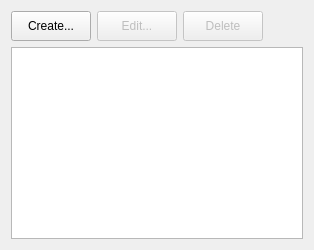
      <widget class="QWidget" name="libraryTab">
       <attribute name="title">
        <string>Profiles</string>
       </attribute>
       <layout class="QVBoxLayout" name="verticalLayout_3">
        <item>
         <layout class="QHBoxLayout" name="libraryButtons">
          <property name="sizeConstraint">
           <enum>QLayout::SetDefaultConstraint</enum>
          </property>
          <property name="rightMargin">
           <number>0</number>
          </property>
          <item>
           <widget class="QPushButton" name="pbCreate">
            <property name="minimumSize">
             <size>
              <width>0</width>
              <height>30</height>
             </size>
            </property>
            <property name="maximumSize">
             <size>
              <width>16777215</width>
              <height>16777215</height>
             </size>
            </property>
            <property name="text">
             <string>Create...</string>
            </property>
            <attribute name="buttonGroup">
             <string notr="true">bgLibrary</string>
            </attribute>
           </widget>
          </item>
          <item>
           <widget class="QPushButton" name="pbEdit">
            <property name="enabled">
             <bool>false</bool>
            </property>
            <property name="minimumSize">
             <size>
              <width>0</width>
              <height>30</height>
             </size>
            </property>
            <property name="maximumSize">
             <size>
              <width>16777215</width>
              <height>16777215</height>
             </size>
            </property>
            <property name="toolTip">
             <string>&lt;html&gt;&lt;head/&gt;&lt;body&gt;&lt;p&gt;Opens selected profile in the &amp;quot;Configuration&amp;quot; tab&lt;/p&gt;&lt;/body&gt;&lt;/html&gt;</string>
            </property>
            <property name="text">
             <string>Edit...</string>
            </property>
            <attribute name="buttonGroup">
             <string notr="true">bgLibrary</string>
            </attribute>
           </widget>
          </item>
          <item>
           <widget class="QPushButton" name="pbDelete">
            <property name="enabled">
             <bool>false</bool>
            </property>
            <property name="minimumSize">
             <size>
              <width>0</width>
              <height>30</height>
             </size>
            </property>
            <property name="toolTip">
             <string>&lt;html&gt;&lt;head/&gt;&lt;body&gt;&lt;p&gt;Deletes selected profile&lt;/p&gt;&lt;/body&gt;&lt;/html&gt;</string>
            </property>
            <property name="text">
             <string>Delete</string>
            </property>
            <attribute name="buttonGroup">
             <string notr="true">bgLibrary</string>
            </attribute>
           </widget>
          </item>
          <item>
           <spacer name="horizontalSpacer">
            <property name="orientation">
             <enum>Qt::Horizontal</enum>
            </property>
            <property name="sizeHint" stdset="0">
             <size>
              <width>40</width>
              <height>20</height>
             </size>
            </property>
           </spacer>
          </item>
         </layout>
        </item>
        <item>
         <widget class="QListWidget" name="lwProfiles"/>
        </item>
       </layout>
      </widget>
